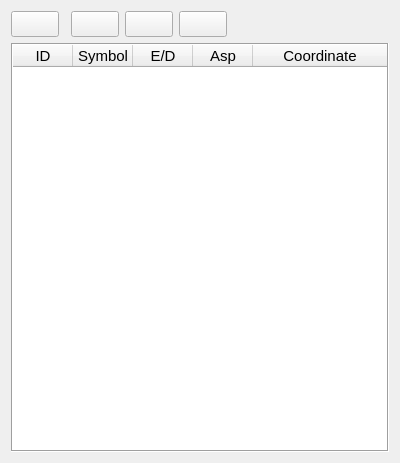
<?xml version="1.0" encoding="UTF-8"?>
<ui version="4.0">
 <class>CatalogDialog</class>
 <widget class="QDialog" name="CatalogDialog">
  <property name="geometry">
   <rect>
    <x>0</x>
    <y>0</y>
    <width>400</width>
    <height>463</height>
   </rect>
  </property>
  <property name="font">
   <font>
    <pointsize>11</pointsize>
   </font>
  </property>
  <property name="windowTitle">
   <string>Planet catalog</string>
  </property>
  <property name="windowIcon">
   <iconset resource="../resource.qrc">
    <normaloff>:/24x24/list.png</normaloff>:/24x24/list.png</iconset>
  </property>
  <property name="locale">
   <locale language="English" country="UnitedStates"/>
  </property>
  <layout class="QGridLayout" name="gridBox">
   <item row="0" column="0">
    <layout class="QHBoxLayout" name="hBox">
     <item>
      <widget class="QPushButton" name="saveButton">
       <property name="sizePolicy">
        <sizepolicy hsizetype="Fixed" vsizetype="Fixed">
         <horstretch>0</horstretch>
         <verstretch>0</verstretch>
        </sizepolicy>
       </property>
       <property name="focusPolicy">
        <enum>Qt::NoFocus</enum>
       </property>
       <property name="toolTip">
        <string>&lt;html&gt;&lt;head/&gt;&lt;body&gt;&lt;p&gt;Save catalog&lt;/p&gt;&lt;/body&gt;&lt;/html&gt;</string>
       </property>
       <property name="text">
        <string/>
       </property>
       <property name="icon">
        <iconset resource="../resource.qrc">
         <normaloff>:/24x24/save.png</normaloff>:/24x24/save.png</iconset>
       </property>
       <property name="iconSize">
        <size>
         <width>18</width>
         <height>18</height>
        </size>
       </property>
      </widget>
     </item>
     <item>
      <spacer name="sepSpacer">
       <property name="orientation">
        <enum>Qt::Horizontal</enum>
       </property>
       <property name="sizeType">
        <enum>QSizePolicy::Fixed</enum>
       </property>
       <property name="sizeHint" stdset="0">
        <size>
         <width>6</width>
         <height>20</height>
        </size>
       </property>
      </spacer>
     </item>
     <item>
      <widget class="QPushButton" name="newButton">
       <property name="sizePolicy">
        <sizepolicy hsizetype="Fixed" vsizetype="Fixed">
         <horstretch>0</horstretch>
         <verstretch>0</verstretch>
        </sizepolicy>
       </property>
       <property name="focusPolicy">
        <enum>Qt::NoFocus</enum>
       </property>
       <property name="toolTip">
        <string>&lt;html&gt;&lt;head/&gt;&lt;body&gt;&lt;p&gt;New...&lt;/p&gt;&lt;/body&gt;&lt;/html&gt;</string>
       </property>
       <property name="text">
        <string/>
       </property>
       <property name="icon">
        <iconset resource="../resource.qrc">
         <normaloff>:/24x24/new.png</normaloff>:/24x24/new.png</iconset>
       </property>
       <property name="iconSize">
        <size>
         <width>18</width>
         <height>18</height>
        </size>
       </property>
      </widget>
     </item>
     <item>
      <widget class="QPushButton" name="editButton">
       <property name="sizePolicy">
        <sizepolicy hsizetype="Fixed" vsizetype="Fixed">
         <horstretch>0</horstretch>
         <verstretch>0</verstretch>
        </sizepolicy>
       </property>
       <property name="focusPolicy">
        <enum>Qt::NoFocus</enum>
       </property>
       <property name="toolTip">
        <string>&lt;html&gt;&lt;head/&gt;&lt;body&gt;&lt;p&gt;Edit...&lt;/p&gt;&lt;/body&gt;&lt;/html&gt;</string>
       </property>
       <property name="text">
        <string/>
       </property>
       <property name="icon">
        <iconset resource="../resource.qrc">
         <normaloff>:/24x24/edit.png</normaloff>:/24x24/edit.png</iconset>
       </property>
       <property name="iconSize">
        <size>
         <width>18</width>
         <height>18</height>
        </size>
       </property>
      </widget>
     </item>
     <item>
      <widget class="QPushButton" name="deleteButton">
       <property name="sizePolicy">
        <sizepolicy hsizetype="Fixed" vsizetype="Fixed">
         <horstretch>0</horstretch>
         <verstretch>0</verstretch>
        </sizepolicy>
       </property>
       <property name="focusPolicy">
        <enum>Qt::NoFocus</enum>
       </property>
       <property name="toolTip">
        <string>&lt;html&gt;&lt;head/&gt;&lt;body&gt;&lt;p&gt;Delete...&lt;/p&gt;&lt;/body&gt;&lt;/html&gt;</string>
       </property>
       <property name="text">
        <string/>
       </property>
       <property name="icon">
        <iconset resource="../resource.qrc">
         <normaloff>:/24x24/erase.png</normaloff>:/24x24/erase.png</iconset>
       </property>
       <property name="iconSize">
        <size>
         <width>18</width>
         <height>18</height>
        </size>
       </property>
      </widget>
     </item>
     <item>
      <spacer name="endSpacer">
       <property name="orientation">
        <enum>Qt::Horizontal</enum>
       </property>
       <property name="sizeHint" stdset="0">
        <size>
         <width>40</width>
         <height>20</height>
        </size>
       </property>
      </spacer>
     </item>
    </layout>
   </item>
   <item row="1" column="0">
    <widget class="QTableWidget" name="table">
     <property name="font">
      <font>
       <family>MS Shell Dlg 2</family>
       <pointsize>11</pointsize>
      </font>
     </property>
     <property name="contextMenuPolicy">
      <enum>Qt::CustomContextMenu</enum>
     </property>
     <property name="frameShape">
      <enum>QFrame::Box</enum>
     </property>
     <property name="editTriggers">
      <set>QAbstractItemView::NoEditTriggers</set>
     </property>
     <property name="tabKeyNavigation">
      <bool>true</bool>
     </property>
     <property name="showDropIndicator" stdset="0">
      <bool>false</bool>
     </property>
     <property name="dragDropOverwriteMode">
      <bool>false</bool>
     </property>
     <property name="sortingEnabled">
      <bool>false</bool>
     </property>
     <property name="cornerButtonEnabled">
      <bool>false</bool>
     </property>
     <attribute name="horizontalHeaderDefaultSectionSize">
      <number>60</number>
     </attribute>
     <attribute name="horizontalHeaderHighlightSections">
      <bool>false</bool>
     </attribute>
     <attribute name="horizontalHeaderStretchLastSection">
      <bool>true</bool>
     </attribute>
     <attribute name="verticalHeaderVisible">
      <bool>false</bool>
     </attribute>
     <attribute name="verticalHeaderMinimumSectionSize">
      <number>22</number>
     </attribute>
     <attribute name="verticalHeaderDefaultSectionSize">
      <number>25</number>
     </attribute>
     <attribute name="verticalHeaderHighlightSections">
      <bool>false</bool>
     </attribute>
     <column>
      <property name="text">
       <string>ID</string>
      </property>
      <property name="font">
       <font>
        <pointsize>11</pointsize>
       </font>
      </property>
     </column>
     <column>
      <property name="text">
       <string>Symbol</string>
      </property>
      <property name="font">
       <font>
        <pointsize>11</pointsize>
       </font>
      </property>
     </column>
     <column>
      <property name="text">
       <string>E/D</string>
      </property>
      <property name="font">
       <font>
        <pointsize>11</pointsize>
       </font>
      </property>
     </column>
     <column>
      <property name="text">
       <string>Asp</string>
      </property>
      <property name="font">
       <font>
        <pointsize>11</pointsize>
       </font>
      </property>
     </column>
     <column>
      <property name="text">
       <string>Coordinate</string>
      </property>
      <property name="font">
       <font>
        <pointsize>11</pointsize>
       </font>
      </property>
     </column>
    </widget>
   </item>
  </layout>
  <action name="actNew">
   <property name="icon">
    <iconset resource="../resource.qrc">
     <normaloff>:/24x24/new.png</normaloff>:/24x24/new.png</iconset>
   </property>
   <property name="text">
    <string>New...</string>
   </property>
   <property name="toolTip">
    <string>New...</string>
   </property>
   <property name="shortcut">
    <string>Ctrl+N</string>
   </property>
  </action>
  <action name="actEdit">
   <property name="icon">
    <iconset resource="../resource.qrc">
     <normaloff>:/24x24/edit.png</normaloff>:/24x24/edit.png</iconset>
   </property>
   <property name="text">
    <string>Edit...</string>
   </property>
   <property name="toolTip">
    <string>Edit...</string>
   </property>
   <property name="shortcut">
    <string>Ctrl+E</string>
   </property>
  </action>
  <action name="actDelete">
   <property name="icon">
    <iconset resource="../resource.qrc">
     <normaloff>:/24x24/erase.png</normaloff>:/24x24/erase.png</iconset>
   </property>
   <property name="text">
    <string>Delete...</string>
   </property>
   <property name="toolTip">
    <string>Delete...</string>
   </property>
   <property name="shortcut">
    <string>Del</string>
   </property>
  </action>
  <action name="actCrd">
   <property name="checkable">
    <bool>true</bool>
   </property>
   <property name="text">
    <string>Enabled</string>
   </property>
   <property name="toolTip">
    <string>Enabled</string>
   </property>
  </action>
  <action name="actAsp">
   <property name="checkable">
    <bool>true</bool>
   </property>
   <property name="text">
    <string>Aspected</string>
   </property>
   <property name="toolTip">
    <string>Aspected</string>
   </property>
  </action>
  <action name="actSave">
   <property name="icon">
    <iconset resource="../resource.qrc">
     <normaloff>:/24x24/save.png</normaloff>:/24x24/save.png</iconset>
   </property>
   <property name="text">
    <string>Save</string>
   </property>
   <property name="toolTip">
    <string>Save</string>
   </property>
   <property name="shortcut">
    <string>Ctrl+S</string>
   </property>
  </action>
 </widget>
 <resources>
  <include location="../resource.qrc"/>
 </resources>
 <connections/>
</ui>
